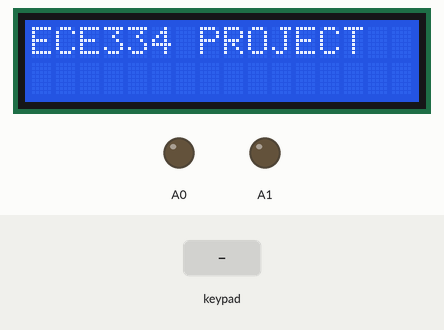
Simulated run of this sketch. Board: Arduino Uno, built with avr-gcc and run on an emulated ATmega328P. On the bench: 16×2 character LCD, output pins drawn as LEDs (lit = HIGH). The test bench sets the inputs (shaded band).

Above: at 1.2 s.
1.3 s: keypad keys 7 + 5 = pressed 0.4 s apart
At 3.2 s:
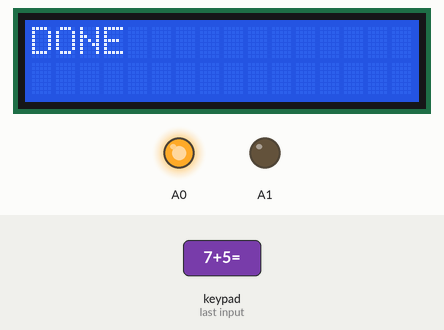
5.0 s: key '/' pressed
At 6.1 s:
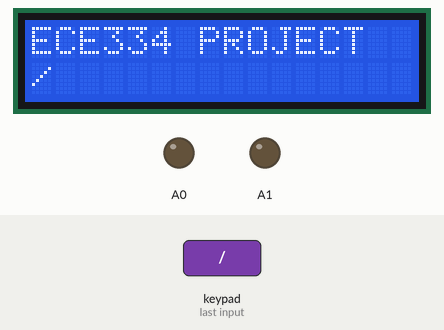
6.5 s: keypad keys 6 * 7 = pressed 0.4 s apart
At 6.7 s:
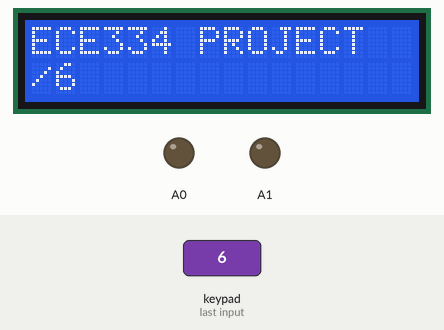
9.6 s: key '*' pressed
At 10.7 s:
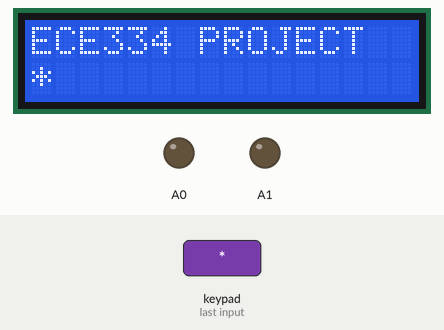
11.1 s: keypad keys 8 / 2 = pressed 0.4 s apart
At 11.7 s:
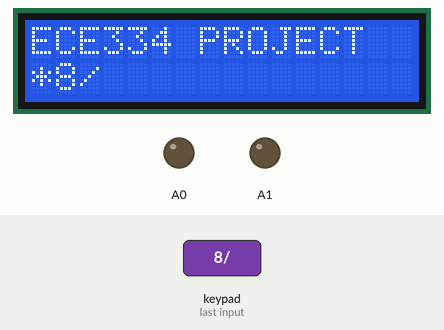
14.2 s: key 'c' pressed
Timing chart, 0 to 16.7 s (numbered marks = the images above; inputs shaded):
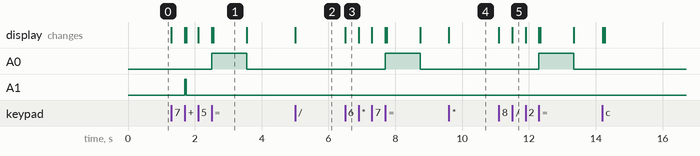

The sketch:

backup.ino
```cpp
#include <Key.h>
#include <Keypad.h>
#include <LiquidCrystal.h>


LiquidCrystal lcd(13, 12, 11, 10, 9, 8);
const byte ROWS = 4;
const byte COLS = 4;
byte rowPins[ROWS] = {7, 6, 5, 4}; // connected rows to pins 7,6,5,4
byte colPins[ROWS] = {3, 2, 1, 0}; //connected cols to pins 3,2,1,0
char keys[ROWS][COLS] =
{
  {'7', '8', '9', '/'},
  {'4', '5', '6', '*'},
  {'1', '2', '3', '-'},
  {'c', '0', '=', '+'}
};
Keypad kpd = Keypad(makeKeymap(keys), rowPins, colPins, ROWS, COLS);
//long int regNo[] = {2017364053, 2017364030};
//size_t regNo_size = sizeof(regNo)/sizeof(int);
//size_t regNo_size = sizeof(regNo)/sizeof(regNo[0]);

void setup() {
  pinMode(A0, OUTPUT);
  pinMode(A1, OUTPUT);
  // put your setup code here, to run once:
  for (int k = 8; k < 14; k++)
  {
    pinMode(k, OUTPUT);
  }

  lcd.begin(16, 2);
  lcd.setCursor(0, 0);
  lcd.print("ECE334 PROJECT");
  lcd.setCursor(0, 1);
}

void loop() {
  // put your main code here, to run repeatedly:
  char key = kpd.getKey();
  if (key != NO_KEY) // if the key is pressed
  {
    lcd.print(key); // print the key when pressed
  }
  if (key == 'c')
  {
    lcd.clear();
    lcd.begin(16, 2);
    lcd.setCursor(0, 0);
    lcd.print("ECE334 PROJECT");
    lcd.setCursor(0, 1);
    }
  if (key == '=')
  {
//    verify();
    digitalWrite(A0, HIGH);
    delay(0050);
    lcd.clear();
    lcd.print("DONE");
    delay(1000);
    digitalWrite(A0, LOW);
    lcd.clear();
    lcd.setCursor(0, 0);
    lcd.print("ECE334 PROJECT");
    lcd.setCursor(0, 1);
    }
   if (key == '+')
  {
    digitalWrite(A1, HIGH);
    delay(0050);
    digitalWrite(A1, LOW);
    lcd.clear();
    lcd.setCursor(0, 0);
    lcd.print("ECE334 PROJECT");
    lcd.setCursor(0, 1);
    }
}

//void verify(){
//  for (int i=0; i<regNo_size; i++)
//    {
//      if (regNo[i] == 'a')
//      {
//        digitalWrite(A0, HIGH);
//        delay(0050);
//        lcd.clear();
//        lcd.print("DONE");
//        delay(1200);
//        digitalWrite(A0, LOW);
//        lcd.clear();
//        lcd.setCursor(0, 0);
//        lcd.print(String("TOTAL NO: " ) + String(regNo_size));
//        lcd.setCursor(0, 1);
//        }
//      }
//  }
```

Measured:
- after the input at 1.3 s, A0: LOW → HIGH after 1.2 s, → LOW 1.0 s later; A1: LOW → HIGH after 0.40 s, → LOW 0.04 s later; the display: first changes at once (image 1 shows a later state)
- after the input at 5.0 s, the display: changes at once (image 2)
- after the input at 6.5 s, A0: LOW → HIGH after 1.2 s, → LOW 1.0 s later; the display: changes at once (image 3)
- after the input at 9.6 s, the display: changes at once (image 4)
- after the input at 11.1 s, A0: LOW → HIGH after 1.2 s, → LOW 1.0 s later; the display: first changes at once (image 5 shows a later state)
- what the display in image 1 shows lasts 1.1 s, from 2.5 s to 3.6 s
